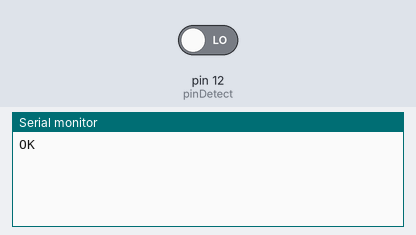
Bench run of a sketch on a simulated Arduino Uno, built with avr-gcc and run on an emulated ATmega328P. Shown: the last lines printed to the serial monitor. The inputs (shaded band) are chosen by the test bench; at power-on: pin 12 (pinDetect) LOW. The modem accepts every AT command (registered, SIM ready, sends succeed) and sends nothing else.

Above: at 3.2 s.
3.3 s: pin 12 (pinDetect) driven HIGH
At 4.0 s:
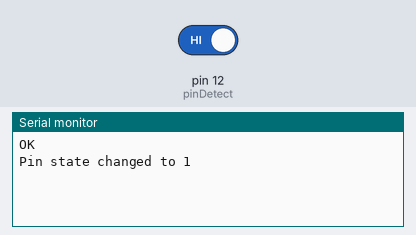
4.8 s: pin 12 (pinDetect) driven LOW
At 6.4 s:
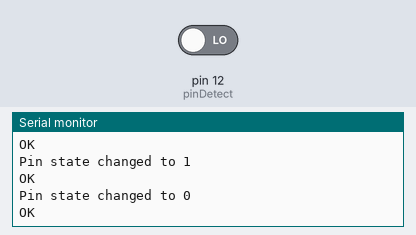

The sketch:

SMS_2_ENVIO_POSTA.ino
```cpp
#include <SoftwareSerial.h>

SoftwareSerial mySerial(7, 8); // RX, TX
const int pinDetect = 12; // El pin al que estás conectando para detectar los 3.3V
int previousState = LOW;

void setup() {
  Serial.begin(9600);
  mySerial.begin(9600);

  pinMode(pinDetect, INPUT); // Establecer el pin como entrada

  delay(1000);

  // Configurar el modo de texto para mensajes SMS
  sendATCommand("AT+CMGF=1", 1000);
}

void loop() {
  int currentState = digitalRead(pinDetect);

  // Verificar si hay un cambio de estado en el pinDetect
  if (currentState != previousState) {
    Serial.println("Pin state changed to " + String(currentState));

    // Enviar un mensaje AT según el nuevo estado
    if (currentState == HIGH) {
      sendATCommand("AT+CPIN=1", 1000); // Enviar AT cuando el estado es alto
    } else {
      sendATCommand("AT+CPIN=0", 1000); // Enviar AT cuando el estado es bajo
    }

    previousState = currentState;
  }

  // Puedes agregar código adicional en el bucle si es necesario
}

void sendATCommand(String command, int timeout) {
  mySerial.println(command);
  delay(timeout);
  while (mySerial.available()) {
    Serial.write(mySerial.read());
  }
}
```

Measured:
- after the input at 3.3 s, the serial monitor: prints a new line at once (image 1)
- after the input at 4.8 s, the serial monitor: prints a new line at once (image 2)
